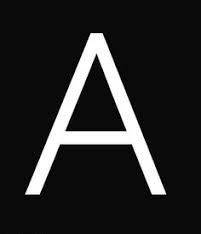
#> input picture Computer Vision/Images/A.jpg, 201 x 234 px, found by its file name
$ python 'Image Erosion.py'
#> lines starting #> are read from the running program, lines starting #| are printed output that depends on the picture
import cv2
import numpy as np

#Reading image from the Images folder (Use Grayscale Format)
img = cv2.imread('.\Images\A.jpg', cv2.IMREAD_GRAYSCALE)
#> img is the input picture: shape (234, 201); min 0, max 255, mean 37.7

#Configuring settings for applying erosion on the image
ksize = 5 #Size of kernel
kernel = np.ones((ksize, ksize), np.uint8) #Creating a array of pixels within the neighbourhood of a pixel
iters = 2 #Number of times erosion is to be applied

#Applying erosion on the provided image
#Erosion selects the minimum pixel value within the neighbourhood of a pixel and assigns it to that pixel thus eroding the greater pixel values
eroded = cv2.erode(img, kernel, iterations=iters)
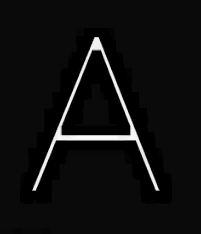
#> eroded: shape (234, 201); min 0, max 251, mean 15.3

#Displaying the images
cv2.imshow('Original Image', img)
cv2.imshow('Eroded Image', eroded)

cv2.waitKey(0)
cv2.destroyAllWindows()
